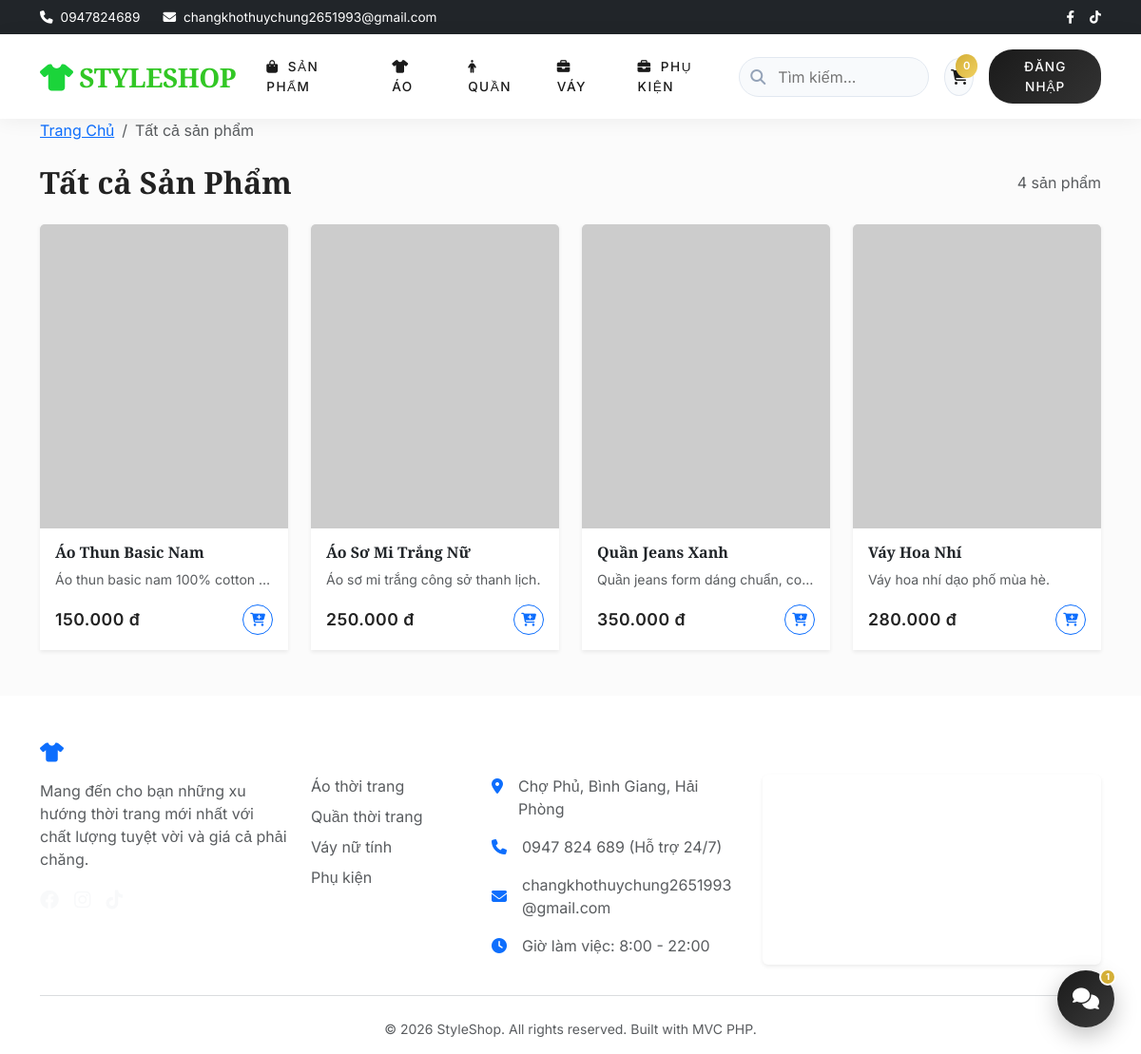
/product, run on the app's committed database.
### tables this page shows
CREATE TABLE `products` (
  `id` int(11) NOT NULL AUTO_INCREMENT,
  `category_id` int(11) NOT NULL,
  `name` varchar(255) NOT NULL,
  `description` text DEFAULT NULL,
  `price` decimal(10,2) NOT NULL,
  `image` varchar(255) DEFAULT NULL,
  `stock` int(11) NOT NULL DEFAULT 0,
  `created_at` timestamp NOT NULL DEFAULT current_timestamp(),
  PRIMARY KEY (`id`),
  KEY `category_id` (`category_id`),
  CONSTRAINT `products_ibfk_1` FOREIGN KEY (`category_id`) REFERENCES `categories` (`id`) ON DELETE CASCADE
);

### core/Controller.php (called while the page is built, shortened)
<?php
class Controller {
    public function model($model) {
        return new $model();
    }
    public function view($view, $data = []) {
        require_once 'views/' . $view . '.php';
    }
}
?>

### controllers/ProductController.php (called while the page is built, shortened)
<?php
class ProductController extends Controller {
    public function index() {
        $productModel = $this->model('Product');
        $products = $productModel->readAll();
        $this->view('product/index', ['products' => $products]);
    }
}
?>

### core/App.php (called while the page is built, shortened)
<?php
class App {
    protected $method = 'index';
    public function __construct() {
        $url = $this->parseUrl();
        if (isset($url[0]) && file_exists('controllers/' . ucfirst($url[0]) . 'Controller.php')) {
            unset($url[0]);
        }
        $this->controller = new $this->controller;
        $this->params = $url ? array_values($url) : [];
        call_user_func_array([$this->controller, $this->method], $this->params);
    }
    public function parseUrl() {
        if (isset($_GET['url'])) {
            return explode('/', filter_var(rtrim($_GET['url'], '/'), FILTER_SANITIZE_URL));
        }
    }
}
?>

### index.php (called while the page is built, shortened)
<?php
require_once 'core/App.php';
require_once 'core/Controller.php';
require_once 'config/database.php';
$app = new App();
?>

### models/Product.php (called while the page is built, shortened)
<?php
class Product {
    private $conn;
    private $table_name = "products";
    public function __construct() {
        $database = new Database();
        $this->conn = $database->getConnection();
    }
    public function readAll($limit = 100) {
        $query = "SELECT p.*, c.name as category_name
                  FROM " . $this->table_name . " p
                  LEFT JOIN categories c ON p.category_id = c.id
                  ORDER BY p.created_at DESC LIMIT ?";
        $stmt = $this->conn->prepare($query);
        $stmt->bindValue(1, $limit, PDO::PARAM_INT);
        $stmt->execute();
        return $stmt->fetchAll(PDO::FETCH_ASSOC);
    }
}
?>

### config/database.php (called while the page is built, shortened)
<?php
class Database {
    private $host = "localhost";
    private $db_name = "shop_quan_ao";
    private $username = "root";
    private $password = "";
    public function getConnection() {
        $this->conn = null;
        try {
            $this->conn = new PDO("mysql:host=" . $this->host . ";dbname=" . $this->db_name, $this->username, $this->password);
            $this->conn->setAttribute(PDO::ATTR_ERRMODE, PDO::ERRMODE_EXCEPTION);
            $this->conn->exec("set names utf8mb4");
        } catch(PDOException $exception) {
            echo "Connection error: " . $exception->getMessage();
        }
        return $this->conn;
    }
}
?>

### views/product/index.php (the view)
<?php require_once 'views/layouts/header.php'; ?>
<div class="container mb-5">
    <nav aria-label="breadcrumb" class="mb-4">
        <ol class="breadcrumb">
            <li class="breadcrumb-item"><a href="/shop_quan_ao/">Trang Chủ</a></li>
            <?php if (isset($data['category'])): ?>
                <li class="breadcrumb-item"><a href="/shop_quan_ao/product">Sản Phẩm</a></li>
                <li class="breadcrumb-item active" aria-current="page"><?php echo htmlspecialchars($data['category']['name']); ?></li>
            <?php elseif (isset($data['search_query'])): ?>
                <li class="breadcrumb-item"><a href="/shop_quan_ao/product">Sản Phẩm</a></li>
                <li class="breadcrumb-item active" aria-current="page">Tìm kiếm: "<?php echo htmlspecialchars($data['search_query']); ?>"</li>
            <?php else: ?>
                <li class="breadcrumb-item active" aria-current="page">Tất cả sản phẩm</li>
            <?php endif; ?>
        </ol>
    </nav>
    <div class="d-flex justify-content-between align-items-center mb-4">
        <h2 class="fw-bold mb-0">
            <?php
                if (isset($data['category'])) echo "Danh mục: " . htmlspecialchars($data['category']['name']);
                elseif (isset($data['search_query'])) echo "Kết quả tìm kiếm cho '" . htmlspecialchars($data['search_query']) . "'";
                else echo "Tất cả Sản Phẩm";
            ?>
        </h2>
        <span class="text-muted"><?php echo count($data['products']); ?> sản phẩm</span>
    </div>
    <?php if (empty($data['products'])): ?>
        <div class="alert alert-info text-center p-5 rounded-4 border-0">
            <i class="fa-solid fa-box-open fs-1 mb-3 text-secondary"></i>
            <h4>Không tìm thấy sản phẩm nào</h4>
            <p>Vui lòng thử danh mục hoặc từ khóa khác.</p>
            <a href="/shop_quan_ao/product" class="btn btn-primary mt-2">Xem tất cả sản phẩm</a>
        </div>
    <?php else: ?>
        <div class="row row-cols-1 row-cols-sm-2 row-cols-md-3 row-cols-lg-4 g-4">
            <?php foreach($data['products'] as $product): ?>
            <div class="col">
                <div class="card product-card h-100 shadow-sm border-0">
                    <a href="/shop_quan_ao/product/detail/<?php echo $product['id']; ?>" class="text-decoration-none text-dark h-100 d-flex flex-column">
                        <div class="product-img-wrap">
                            <?php
                                $imgSrc = !empty($product['image']) ? '/shop_quan_ao/public/uploads/' . $product['image'] : 'https://via.placeholder.com/300x400.png?text=No+Image';
                            ?>
                            <img src="<?php echo $imgSrc; ?>" class="card-img-top" alt="<?php echo htmlspecialchars($product['name']); ?>">
                        </div>
                        <div class="card-body d-flex flex-column">
                            <h5 class="card-title fw-bold fs-6 mb-2"><?php echo htmlspecialchars($product['name']); ?></h5>
                            <p class="card-text text-muted small mb-3 text-truncate"><?php echo htmlspecialchars($product['description'] ?? ''); ?></p>
                            <div class="mt-auto d-flex justify-content-between align-items-center">
                                <span class="price-tag"><?php echo number_format($product['price'], 0, ',', '.'); ?> đ</span>
                                <object><a href="/shop_quan_ao/cart/add/<?php echo $product['id']; ?>" class="btn btn-outline-primary btn-sm rounded-circle" style="width: 32px; height: 32px; padding: 0; display: inline-flex; align-items: center; justify-content: center;" title="Thêm vào giỏ hàng">
                                    <i class="fa-solid fa-cart-plus"></i>
                                </a></object>
                            </div>
                        </div>
                    </a>
                </div>
            </div>
            <?php endforeach; ?>
        </div>
    <?php endif; ?>
</div>
<?php require_once 'views/layouts/footer.php'; ?>

### data on the page
products: name "Áo Thun Basic Nam", description "Áo thun basic nam 100% cotton…", price "150.000"
products: name "Áo Sơ Mi Trắng Nữ", description "Áo sơ mi trắng công sở thanh lịch.", price "250.000"
products: name "Quần Jeans Xanh", description "Quần jeans form dáng chuẩn, co…", price "350.000", $product['id'] 3 (drawn)
products: name "Váy Hoa Nhí", description "Váy hoa nhí dạo phố mùa hè.", price "280.000"

### other printed values
count($data['products']) "4"
